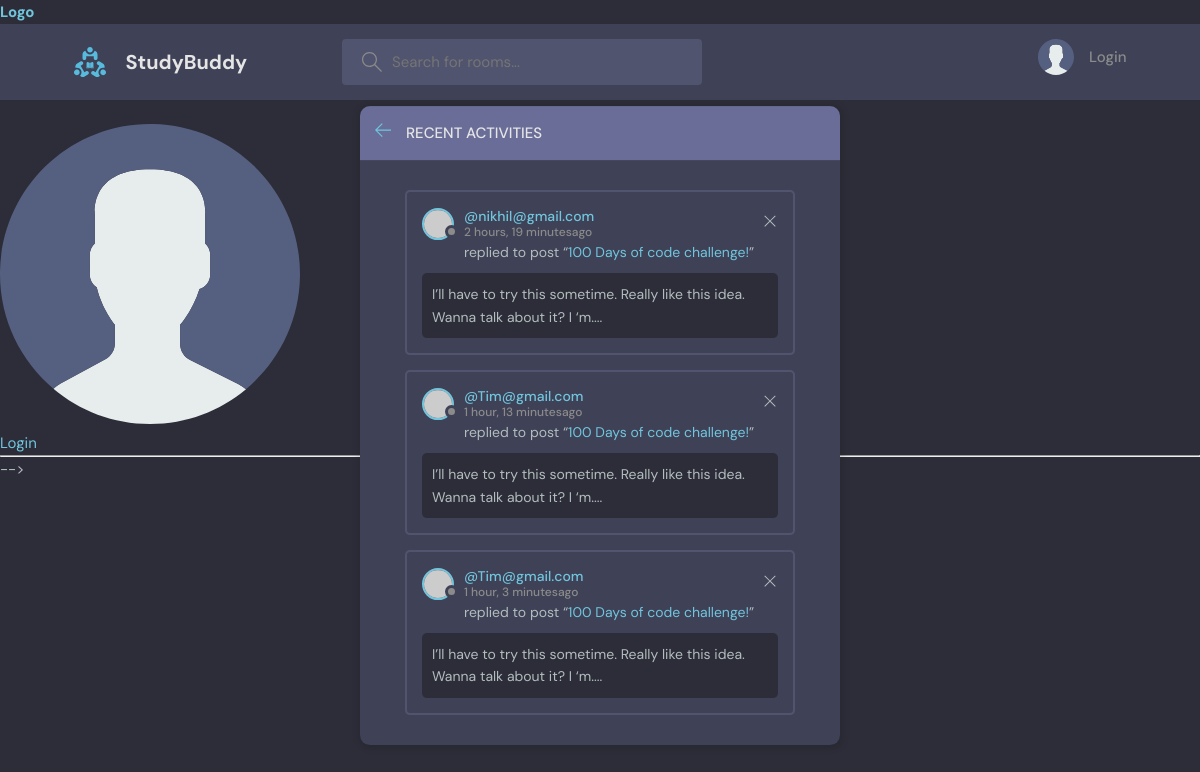
The page /activity/ on the database its author committed.
### base/models.py (models this page shows, shortened)
class Message(models.Model):
    user=models.ForeignKey(User,on_delete=models.CASCADE)
    room=models.ForeignKey(Room,on_delete=models.CASCADE)
    body=models.TextField()
    updated=models.DateTimeField(auto_now=True)
    created=models.DateTimeField(auto_now_add=True)

class User(AbstractUser):
    name =models.CharField(max_length=200,null=True)
    email=models.EmailField(unique=True,null=True)
    bio=models.TextField(null=True)
    avatar=models.ImageField(null=True,default='avatar.svg')
    USERNAME_FIELD='email'
    REQUIRED_FIELDS=[]

### base/views.py (the view)
# urls.py: path('activity/', views.activityPage,name="activity"),
def activityPage(request):
    room_messages=Message.objects.all()
    context={'room_messages':room_messages}
    return render(request,'base/activity.html',context)

### base/template/base/activity.html (shortened to what this page needs)
{%extends 'main.html'%}
{%block content%}
    <main class="layout">
      <div class="container">
        <div class="layout__box">
          <div class="layout__boxHeader">
            <div class="layout__boxTitle">
              <a href="/">
                <svg version="1.1" xmlns="http://www.w3.org/2000/svg" width="32" height="32" viewBox="0 0 32 32">
                  <title>arrow-left</title>
                  <path
                    d="M13.723 2.286l-13.723 13.714 13.719 13.714 1.616-1.611-10.96-10.96h27.625v-2.286h-27.625l10.965-10.965-1.616-1.607z"
                  ></path>
                </svg>
              </a>
              <h3>Recent Activities</h3>
            </div>
          </div>
          <div class="activities-page layout__body">
            {%for message in room_messages%}
            <div class="activities__box">
              <div class="activities__boxHeader roomListRoom__header">
                <a href="/user-profile/{{message.user.id}}" class="roomListRoom__author">
                  <div class="avatar avatar--small">
                    <img src="https://randomuser.me/api/portraits/women/11.jpg" />
                  </div>
                  <p>
                    @{{message.user}}
                    <span>{{message.created|timesince}}ago</span>
                  </p>
                </a>
                <div class="roomListRoom__actions">
                  <a href="#">
                    <svg version="1.1" xmlns="http://www.w3.org/2000/svg" width="32" height="32" viewBox="0 0 32 32">
                      <title>remove</title>
                      <path
                        d="M27.314 6.019l-1.333-1.333-9.98 9.981-9.981-9.981-1.333 1.333 9.981 9.981-9.981 9.98 1.333 1.333 9.981-9.98 9.98 9.98 1.333-1.333-9.98-9.98 9.98-9.981z"
                      ></path>
                    </svg>
                  </a>
                </div>
              </div>
              <div class="activities__boxContent">
                <p>replied to post “<a href="room.html">100 Days of code challenge!</a>”</p>
                <div class="activities__boxRoomContent">
                  I’ll have to try this sometime. Really like this idea. Wanna talk about it? I ‘m....
                </div>
              </div>
            </div>
            {%endfor%}
          </div>
        </div>
      </div>
    </main>
    {%endblock%}

### base/static/styles/style.css (style rules this page uses)
:root { --color-main: #71c6dd; --color-main-light: #e1f6fb; --color-dark: #3f4156; --color-dark-medium: #51546e; --color-dark-light: #696d97; --color-light: #e5e5e5; --color-gray: #8b8b8b; --color-light-gray: #b2bdbd; --color-bg: #2d2d39; --color-success: #5dd693; --color-error: #fc4b0b; }
* { font-family: "DM Sans", -apple-system, BlinkMacSystemFont, "Segoe UI", Roboto, Oxygen, Ubuntu, Cantarell, "Open Sans", "Helvetica Neue", sans-serif; margin: 0; padding: 0; box-sizing: border-box; text-rendering: optimizeLegibility; font-size: inherit; }
html { font-size: 56.25%; }
@media only screen and (min-width: 1200px) { html { font-size: 62.5%; } }
body { line-height: 1.6; font-weight: 400; font-size: 1.5rem; color: var(--color-light-gray); background-color: var(--color-bg); min-height: 100vh; }
img { width: 100%; }
a { display: inline-block; color: var(--color-main); text-decoration: none; }
.container { max-width: 120rem; width: 90%; margin: auto; }
.avatar { position: relative; display: inline-block; border-radius: 50%; border: 2px solid var(--color-main); }
.avatar img { display: block; border-radius: 50%; object-fit: cover; object-position: center; }
.avatar::after { content: ""; display: block; position: absolute; background-color: var(--color-gray); z-index: 111; border-radius: 50%; border: 0.3rem solid var(--color-dark); }
.avatar.avatar--small img { width: 2.8rem; height: 2.8rem; }
.avatar.avatar--small:after { width: 0.7rem; height: 0.7rem; bottom: 0px; right: -6px; }
.layout { margin-top: 2.4rem; }
.layout > .container { display: flex; justify-content: space-between; align-items: flex-start; }
.layout__box { width: 90%; max-width: 48rem; min-height: 40rem; position: absolute; top: 50%; left: 50%; transform: translate(-50%, -46%); background-color: var(--color-dark); border-radius: 1rem; box-shadow: 1px 1px 6px 3px rgba(0, 0, 0, 0.1); overflow: hidden; }
.layout__boxHeader { display: flex; padding: 1.5rem; background-color: var(--color-dark-light); }
.layout__boxTitle { display: flex; gap: 1.5rem; align-items: center; }
.layout__boxTitle h3 { text-transform: uppercase; font-weight: 500; color: var(--color-light); }
.layout__boxTitle svg { width: 1.6rem; height: 1.6rem; fill: var(--color-main); }
.layout__body { margin: 3rem; }
.roomListRoom__header { display: flex; justify-content: space-between; align-items: center; }
.roomListRoom__author { font-weight: 500; display: flex; align-items: center; gap: 1rem; }
.roomListRoom__actions { display: flex; align-items: flex-start; gap: 1rem; position: relative; }
.roomListRoom__actions svg { fill: var(--color-main); width: 1.6rem; height: 1.6rem; }
.activities__box { margin: 1.5rem; padding: 1.5rem; border: 2px solid var(--color-dark-medium); border-radius: 5px; }
.activities__boxHeader p { font-size: 1.4rem; line-height: 1.3; }
.activities__boxHeader p span { color: var(--color-gray); font-size: 1.2rem; display: block; }
.activities__boxContent { margin-left: 4.2rem; }
.activities__boxContent { font-size: 1.4rem; }
.activities__boxRoomContent { background: var(--color-bg); padding: 1rem; border-radius: 5px; margin-top: 1rem; margin-left: -4.2rem; }
.roomListRoom__actions svg { fill: var(--color-light-gray); }

### rows shown on the page
Message: user "nikhil@gmail.com", created "2 hours, 19 minutes"
Message: user "Tim@gmail.com", created "1 hour, 13 minutes"
Message: user "Tim@gmail.com", created "1 hour, 3 minutes"
